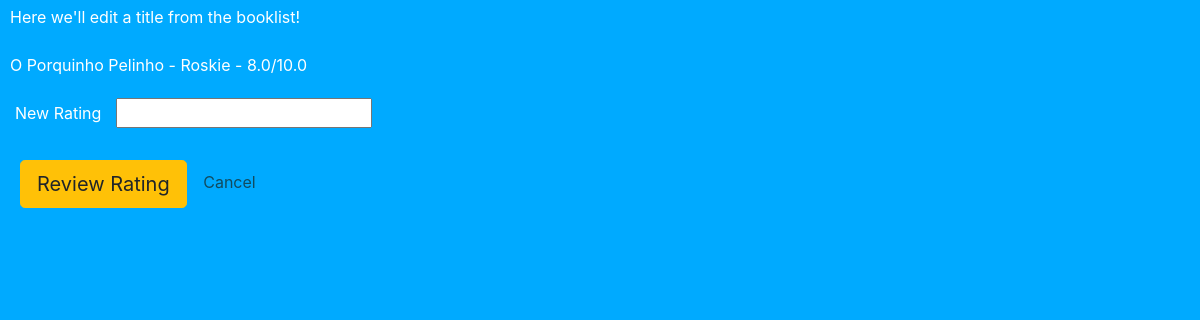
Before: /edit/2 with the older database file.
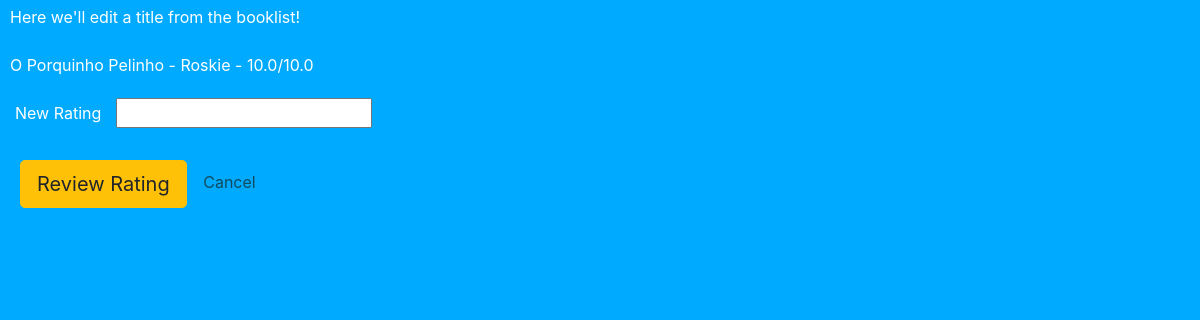
After: the same page with the newer database file.
### main.py (models this page shows)
class Book(db.Model):
    bookid = db.Column(db.Integer, primary_key=True)
    title = db.Column(db.String(250), unique=True, nullable=False)
    author = db.Column(db.String(250), nullable=False)
    review = db.Column(db.Float, nullable=False)

### main.py (the view, shortened to what this page needs)
@app.route('/edit/<link_id>', methods=["GET", "POST"])
def edit(link_id):
    books = query_books()
    selected_book = find_book(books, link_id)
    if request.method == "GET":
        return render_template("edit.html", book=selected_book)

### main.py (called while the page is built)
def query_books():
    all_books = []
    books = db.session.query(Book).all()
    for book in books:
        book_info = {
            "bookid": book.bookid,
            "title": book.title,
            "author": book.author,
            "rating": book.review,
        }
        all_books.append(book_info)
    return all_books

def find_book(books, link_id):
    for book in books:
        print(books)
        print(link_id)
        if book['bookid'] == int(link_id):
            selected_book = book
            print(selected_book['title'])
            return selected_book
    return "Book not found"

### templates/edit.html (shortened to what this page needs)
<!DOCTYPE html>
<html lang="en">
<head>
    <link rel="stylesheet"
          href="https://cdn.jsdelivr.net/npm/bootstrap@4.3.1/dist/css/bootstrap.min.css"
>
    <link rel="stylesheet" href="/static/style.css">
</head>
<body>
    <p>Here we'll edit a title from the booklist!</p>
    <p class="bookinfo">{{ book["title"] }} - {{ book["author"] }} - {{ book["rating"] }}/10.0</p>
        <form action="" method="POST">
        <label>New Rating</label>
        <input type="text" name="rating">
        <br>
        <br>
        <button type="submit" class="btn btn-warning btn-lg">Review Rating</button>
        <a href="/">Cancel</a>
        </form>
</body>
</html>

Changed rows visible on the page:
changed Book "O Porquinho Pelinho": rating "8.0" → "10.0"
